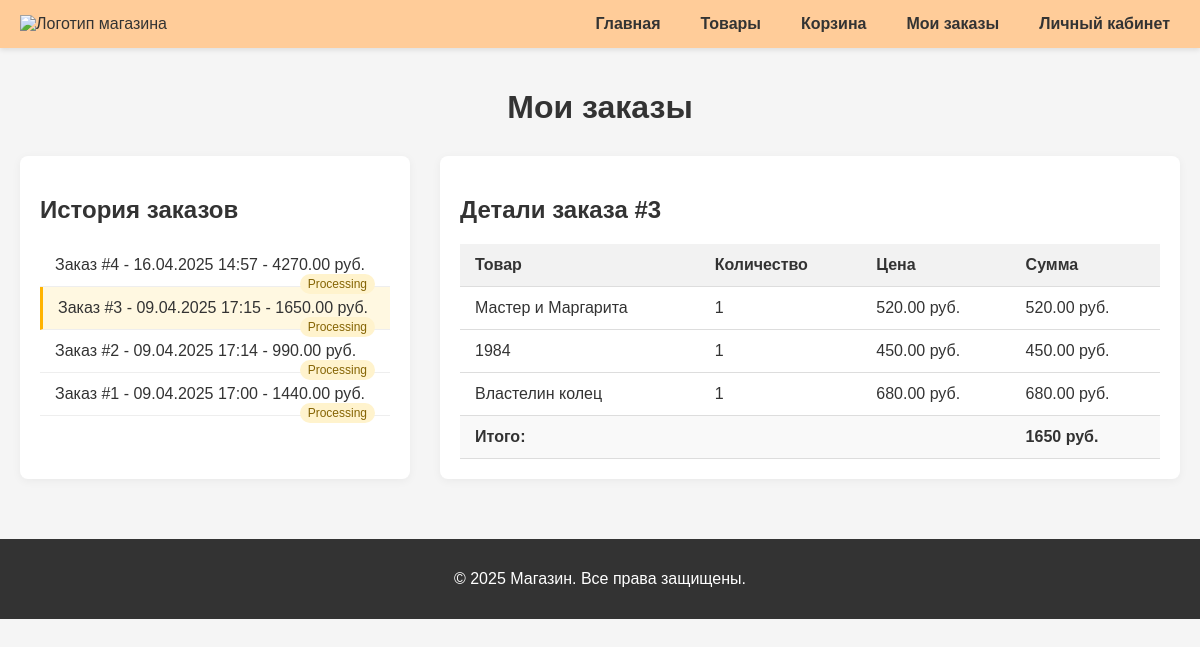
The page /pr/php/zakaz.php?order_id=3 (signed in) on the database its author committed.
### tables this page shows
CREATE TABLE `orders` (
  `id` int NOT NULL,
  `user_id` int NOT NULL,
  `order_date` datetime NOT NULL,
  `status` enum('processing','shipped','delivered','cancelled') DEFAULT 'processing'
);

CREATE TABLE `order_items` (
  `id` int NOT NULL,
  `order_id` int NOT NULL,
  `product_id` int NOT NULL,
  `quantity` int NOT NULL,
  `price` decimal(10,2) NOT NULL
);

CREATE TABLE `products` (
  `id` int NOT NULL,
  `name` varchar(100) NOT NULL,
  `description` text,
  `price` decimal(10,2) NOT NULL,
  `quantity` int NOT NULL,
  `category_id` int DEFAULT NULL,
  `image` longblob
);

### pr/php/zakaz.php (the view, shortened to what this page needs)
<?php
require_once '../db.php';
$user_id = $_SESSION['user_id'];
$order_id = isset($_GET['order_id']) ? (int)$_GET['order_id'] : null;
$orders_query = "SELECT o.id, o.order_date, o.status, SUM(oi.quantity * oi.price) as total
                 FROM orders o
                 JOIN order_items oi ON o.id = oi.order_id
                 WHERE o.user_id = ?
                 GROUP BY o.id
                 ORDER BY o.order_date DESC";
$stmt = $pdo->prepare($orders_query);
$stmt->bind_param("i", $user_id);
$stmt->execute();
$orders = $stmt->get_result()->fetch_all(MYSQLI_ASSOC);
$order_details = [];
if ($order_id) {
    $details_query = "SELECT p.name, oi.quantity, oi.price, (oi.quantity * oi.price) as subtotal
                      FROM order_items oi
                      JOIN products p ON oi.product_id = p.id
                      WHERE oi.order_id = ?";
    $stmt = $pdo->prepare($details_query);
    $stmt->bind_param("i", $order_id);
    $stmt->execute();
    $order_details = $stmt->get_result()->fetch_all(MYSQLI_ASSOC);
}
?>
<!DOCTYPE html>
<html lang="ru">
<head>
    <link rel="stylesheet" href="../css/styleszakaz.css">
</head>
<body>
    <header>
        <div class="logo">
            <img src="../images/logo.png" alt="Логотип магазина">
        </div>
        <nav>
            <ul>
                <li><a href="../index.html">Главная</a></li>
                <li><a href="../php/products.php">Товары</a></li>
                <li><a href="set_of_products.php">Корзина</a></li>
                <li><a href="zakaz.php">Мои заказы</a></li>
                <li><a href="../html/account.html">Личный кабинет</a></li>
            </ul>
        </nav>
    </header>
    <main>
        <h1>Мои заказы</h1>
        <div class="orders-container">
            <div class="orders-list">
                <h2>История заказов</h2>
                <?php if (empty($orders)): ?>
                    <p>У вас пока нет заказов</p>
                <?php else: ?>
                    <ul>
                        <?php foreach ($orders as $order): ?>
                            <li class="<?= $order['id'] == $order_id ? 'active' : '' ?>">
                                <a href="zakaz.php?order_id=<?= $order['id'] ?>">
                                    Заказ #<?= $order['id'] ?> -
                                    <?= date('d.m.Y H:i', strtotime($order['order_date'])) ?> -
                                    <?= $order['total'] ?> руб.
                                    <span class="status-badge <?= $order['status'] ?>">
                                        <?= $order['status'] ?>
                                    </span>
                                </a>
                            </li>
                        <?php endforeach; ?>
                    </ul>
                <?php endif; ?>
            </div>
            <?php if ($order_id && !empty($order_details)): ?>
                <div class="order-details">
                    <h2>Детали заказа #<?= $order_id ?></h2>
                    <table>
                        <thead>
                            <tr>
                                <th>Товар</th>
                                <th>Количество</th>
                                <th>Цена</th>
                                <th>Сумма</th>
                            </tr>
                        </thead>
                        <tbody>
                            <?php foreach ($order_details as $item): ?>
                                <tr>
                                    <td><?= htmlspecialchars($item['name']) ?></td>
                                    <td><?= $item['quantity'] ?></td>
                                    <td><?= $item['price'] ?> руб.</td>
                                    <td><?= $item['subtotal'] ?> руб.</td>
                                </tr>
                            <?php endforeach; ?>
                            <tr class="total-row">
                                <td colspan="3"><strong>Итого:</strong></td>
                                <td><strong><?= array_sum(array_column($order_details, 'subtotal')) ?> руб.</strong></td>
                            </tr>
                        </tbody>
                    </table>
                </div>
            <?php endif; ?>
        </div>
    </main>
    <footer>
        <p>&copy; <?= date('Y') ?> Магазин. Все права защищены.</p>
    </footer>
</body>
</html>

### pr/css/styleszakaz.css (style rules this page uses)
body { font-family: 'Arial', sans-serif; margin: 0; padding: 0; background-color: #f5f5f5; color: #333; }
header { background-color: #ffcc99; padding: 15px 20px; display: flex; justify-content: space-between; align-items: center; box-shadow: 0 2px 5px rgba(0,0,0,0.1); }
.logo img { height: 50px; }
nav ul { list-style: none; margin: 0; padding: 0; display: flex; gap: 20px; }
nav ul li a { text-decoration: none; color: #333; font-weight: bold; padding: 5px 10px; border-radius: 4px; transition: all 0.3s; }
main { padding: 20px; max-width: 1200px; margin: 0 auto; }
h1 { text-align: center; margin-bottom: 30px; color: #333; }
.orders-container { display: flex; gap: 30px; }
.orders-list { flex: 1; background: white; padding: 20px; border-radius: 8px; box-shadow: 0 2px 10px rgba(0,0,0,0.05); }
.order-details { flex: 2; background: white; padding: 20px; border-radius: 8px; box-shadow: 0 2px 10px rgba(0,0,0,0.05); }
.orders-list ul { list-style: none; padding: 0; margin: 0; }
.orders-list li { padding: 12px 15px; border-bottom: 1px solid #eee; transition: all 0.3s; }
.orders-list li.active { background-color: #fff8e1; border-left: 3px solid #ffb300; }
.orders-list a { text-decoration: none; color: #333; display: block; }
.status-badge { float: right; padding: 3px 8px; border-radius: 12px; font-size: 12px; text-transform: capitalize; }
.status-badge.processing { background-color: #fff3cd; color: #856404; }
table { width: 100%; border-collapse: collapse; margin-top: 20px; }
th, td { padding: 12px 15px; text-align: left; border-bottom: 1px solid #ddd; }
th { background-color: #f2f2f2; font-weight: bold; }
.total-row { font-weight: bold; background-color: #f9f9f9; }
footer { background-color: #333; color: white; text-align: center; padding: 15px; margin-top: 40px; }

### rows shown on the page
orders: id "4", order_date "16.04.2025 14:57", total "4270.00", status "Processing"
orders: id "3", order_date "09.04.2025 17:15", total "1650.00", status "Processing"
orders: id "2", order_date "09.04.2025 17:14", total "990.00", status "Processing"
orders: id "1", order_date "09.04.2025 17:00", total "1440.00", status "Processing"
order_items: product.name "Мастер и Маргарита", quantity "1", price "520.00", subtotal "520.00"
order_items: product.name "1984", quantity "1", price "450.00", subtotal "450.00"
order_items: product.name "Властелин колец", quantity "1", price "680.00", subtotal "680.00"

### other values the page prints
$order_id "3"
array_sum(array_column($order_details, 'subtotal')) "1650"
